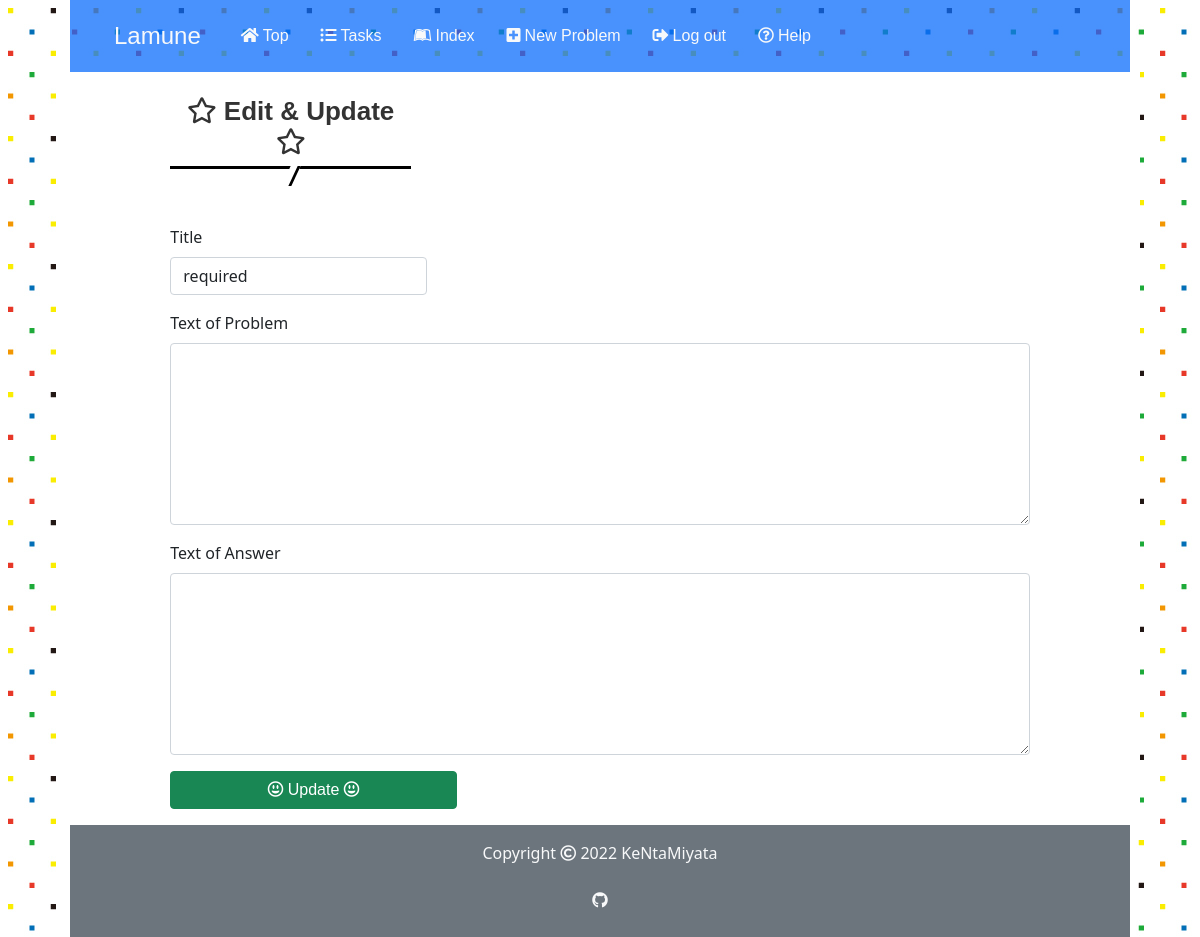
The page /3/48/update (signed in) on the database as committed earlier.
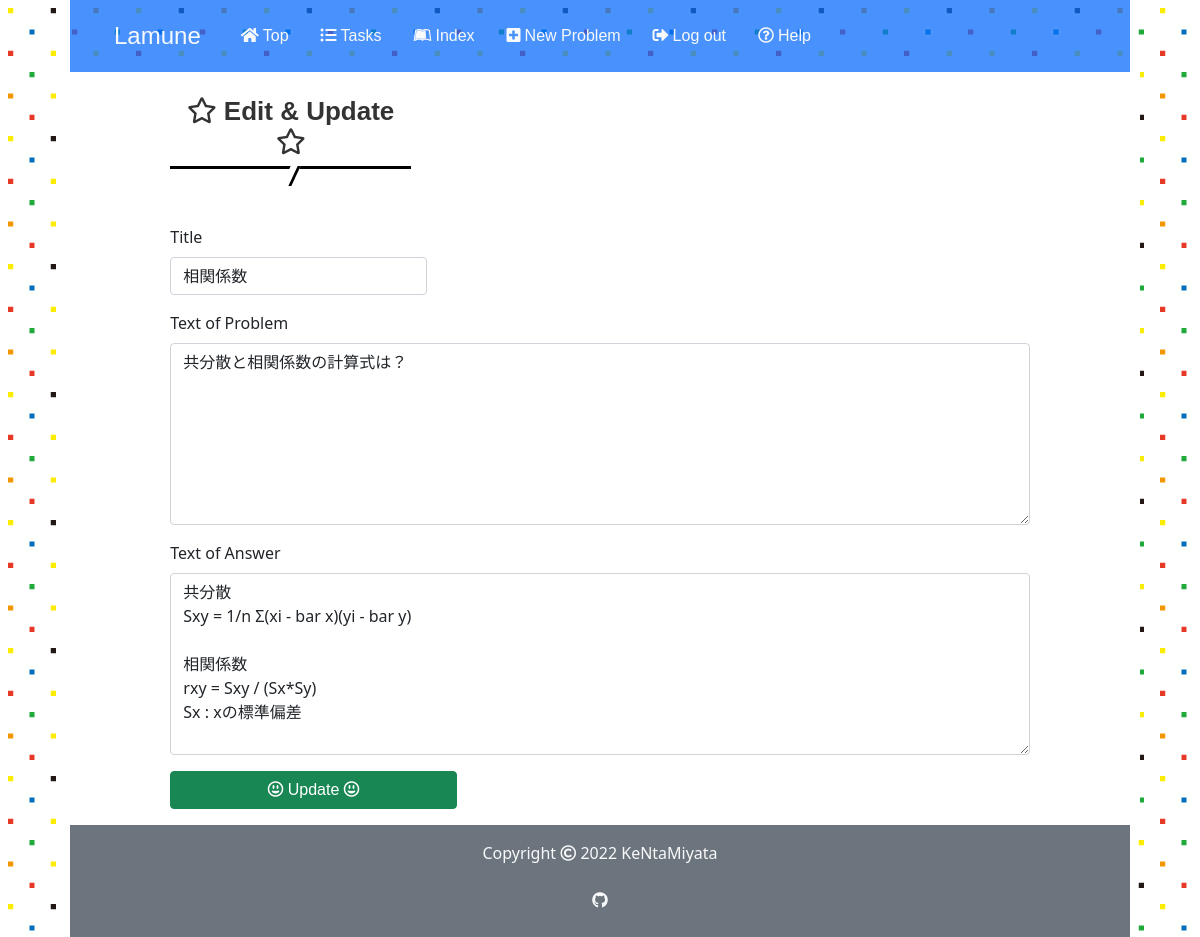
The same page on the database as committed later.
### app.py (models this page shows)
class Problem(db.Model):
    id = db.Column(db.Integer, primary_key=True)
    user_id = db.Column(db.Integer, db.ForeignKey('user.id'), nullable=False)
    title = db.Column(db.String(50), nullable=False)
    body = db.Column(db.String(500), nullable=False)
    answer = db.Column(db.String(500), nullable=False)
    stage = db.Column(db.Integer, default=0)
    last_time = db.Column(db.DateTime, nullable=False,
                          default=datetime.datetime.now(pytz.timezone('Asia/Tokyo')))
    created_at = db.Column(db.DateTime, nullable=False,
                           default=datetime.datetime.now(pytz.timezone('Asia/Tokyo')))
    solved_history = db.Column(db.String)

### app.py (the view)
@app.route('/<int:user_id>/<int:problem_id>/update', methods=["GET", "POST"])
@login_required
def update(user_id, problem_id):
    if user_id != current_user.id:
        return apology("You can't look this page! Get out!", 401)
    problem = Problem.query.get(problem_id)
    if request.method == "POST":
        if not request.form.get("title"):
            print(1)
            return apology("must provide title", 403)
        elif not request.form.get("body"):
            print(2)
            return apology("must provide content", 403)
        elif not request.form.get("answer"):
            print(3)
            return apology("must provide answer", 403)
        problem.title = request.form.get("title")
        problem.body = request.form.get("body")
        problem.answer = request.form.get("answer")
        db.session.commit()
        return redirect(f"/{ user_id }/index")
    else:
        user = current_user
        return render_template("update.html", problem=problem, user=user)

### app.py (called while the page is built)
@app.before_request
def before_request():
    session.permanent = True
    app.permanent_session_lifetime = datetime.timedelta(minutes=30)
    session.modified = True

@login_manager.user_loader
def load_user(user_id):
    return User.query.get(int(user_id))

### templates/update.html (shortened to what this page needs)
{% extends "layout.html" %}
{% block main %}
<div class="row">
    <div class="col-xl-3 col-md-4 col-12 offset-md-1 pt-4">
        <h2><i class="far fa-star"></i> Edit & Update <i class="far fa-star"></i></h2>
    </div>
    <div class="col-10 mx-auto mt-5">
        <form action="/{{ user.id }}/{{ problem.id }}/update" method="POST" class="mx-auto w-100 text-start">
            <div class="mb-3">
                <label class="form-label">Title</label>
                <input autocomplete="off" autofocus class="form-control w-auto" id="title" name="title" placeholder="Title" type="text" value={{ problem.title }} required>
            </div>
            <div class="mb-3">
                <label class="form-label">Text of Problem</label>
                <textarea class="form-control w-100" name="body" type="text" rows="7" required>{{ problem.body }}</textarea>
            </div>
            <div class="mb-3">
                <label class="form-label">Text of Answer</label>
                <textarea class="form-control w-100" name="answer" type="text" rows="7" required>{{ problem.answer }}</textarea>
            </div>
            <div class="mb-3">
                <button class="btn btn-success col-md-4 col-12" type="submit"><i class="far fa-grin-alt"></i> Update <i class="far fa-grin-alt"></i></button>
            </div>
        </form>
    </div>
</div>
{% endblock %}

Rows that differ between the two databases and show on the page:
added Problem: title "相関係数", body "共分散と相関係数の計算式は？", answer "共分散 Sxy = 1/n Σ(xi - bar x)(yi - bar y) 相関係数 rxy = Sxy / (Sx*Sy) Sx : xの標準偏差"
Other text that changed with them:
form field title: "required" → (not shown)
